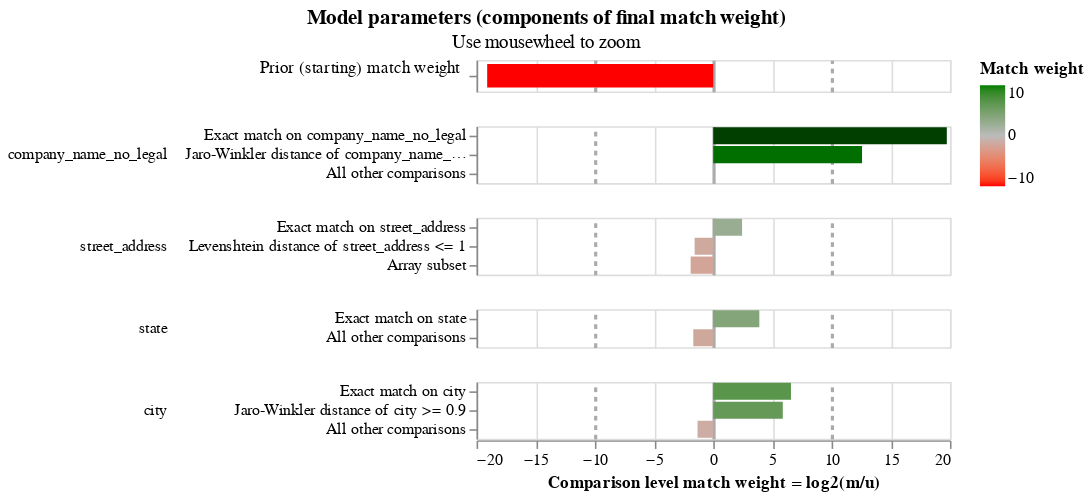

The code cell stored with this chart in its notebook:
### Code cell
linker.visualisations.match_weights_chart()

### Figure 1 — Vega-Lite specification as saved in the notebook (floating-point values rounded to 4 significant figures)
{"config": {"view": {"continuousWidth": 300, "continuousHeight": 300, "discreteHeight": 60, "discreteWidth": 400}, "header": {"title": null}, "mark": {"tooltip": null}, "title": {"anchor": "middle"}}, "vconcat": [{"mark": {"type": "bar", "clip": true, "height": 15}, "encoding": {"color": {"field": "log2_bayes_factor", "scale": {"domain": [-10, 0, 10], "interpolate": "lab", "range": ["red", "#bbbbbb", "green"]}, "title": "Match weight", "type": "quantitative"}, "tooltip": [{"field": "comparison_name", "title": "Comparison name", "type": "nominal"}, {"field": "probability_two_random_records_match", "format": ".4f", "title": "Probability two random records match", "type": "nominal"}, {"field": "log2_bayes_factor", "format": ",.4f", "title": "Equivalent match weight", "type": "quantitative"}, {"field": "bayes_factor_description", "title": "Match weight description", "type": "nominal"}], "x": {"axis": {"domain": false, "gridColor": {"condition": {"test": "abs(datum.value / 10)  <= 1 & datum.value % 10 === 0", "value": "#aaa"}, "value": "#ddd"}, "gridDash": {"condition": {"test": "abs(datum.value / 10) == 1", "value": [3]}, "value": null}, "gridWidth": {"condition": {"test": "abs(datum.value / 10)  <= 1 & datum.value % 10 === 0", "value": 2}, "value": 1}, "labels": false, "ticks": false, "title": ""}, "field": "log2_bayes_factor", "scale": {"domain": [-20, 20]}, "type": "quantitative"}, "y": {"axis": {"title": "Prior (starting) match weight", "titleAlign": "right", "titleAngle": 0, "titleFontWeight": "normal"}, "field": "label_for_charts", "sort": {"field": "comparison_vector_value", "order": "descending"}, "type": "nominal"}}, "height": 20, "transform": [{"filter": "(datum.comparison_name == 'probability_two_random_records_match')"}]}, {"mark": {"type": "bar", "clip": true}, "encoding": {"color": {"field": "log2_bayes_factor", "scale": {"domain": [-10, 0, 10], "interpolate": "lab", "range": ["red", "#bbbbbb", "green"]}, "title": "Match weight", "type": "quantitative"}, "row": {"field": "comparison_name", "header": {"labelAlign": "left", "labelAnchor": "middle", "labelAngle": 0}, "sort": {"field": "comparison_sort_order"}, "type": "nominal"}, "tooltip": [{"field": "comparison_name", "title": "Comparison name", "type": "nominal"}, {"field": "label_for_charts", "title": "Label", "type": "ordinal"}, {"field": "sql_condition", "title": "SQL condition", "type": "nominal"}, {"field": "m_probability", "format": ".10~g", "title": "M probability", "type": "quantitative"}, {"field": "u_probability", "format": ".10~g", "title": "U probability", "type": "quantitative"}, {"field": "bayes_factor", "format": ",.6f", "title": "Bayes factor = m/u", "type": "quantitative"}, {"field": "log2_bayes_factor", "format": ".4~g", "title": "Match weight = log2(m/u)", "type": "quantitative"}, {"field": "bayes_factor_description", "title": "Match weight description", "type": "nominal"}, {"field": "m_probability_description", "title": "m probability description", "type": "nominal"}, {"field": "u_probability_description", "title": "u probability description", "type": "nominal"}], "x": {"axis": {"gridColor": {"condition": {"test": "abs(datum.value / 10)  <= 1 & datum.value % 10 === 0", "value": "#aaa"}, "value": "#ddd"}, "gridDash": {"condition": {"test": "abs(datum.value / 10) == 1", "value": [3]}, "value": null}, "gridWidth": {"condition": {"test": "abs(datum.value / 10)  <= 1 & datum.value % 10 === 0", "value": 2}, "value": 1}, "title": "Comparison level match weight = log2(m/u)"}, "field": "log2_bayes_factor", "scale": {"domain": [-20, 20]}, "type": "quantitative"}, "y": {"axis": {"title": null}, "field": "label_for_charts", "sort": {"field": "comparison_vector_value", "order": "descending"}, "type": "nominal"}}, "height": {"step": 12}, "resolve": {"axis": {"y": "independent"}, "scale": {"y": "independent"}}, "transform": [{"filter": "(datum.comparison_name != 'probability_two_random_records_match')"}]}], "data": {"name": "data-486b54dc4323abf2383382ed2927fd87"}, "params": [{"name": "mouse_zoom", "select": {"type": "interval", "encodings": ["x"]}, "bind": "scales", "views": []}], "resolve": {"axis": {"y": "independent"}, "scale": {"y": "independent"}}, "title": {"text": "Model parameters (components of final match weight)", "subtitle": "Use mousewheel to zoom"}, "$schema": "https://vega.github.io/schema/vega-lite/v5.9.3.json", "datasets": {"data-486b54dc4323abf2383382ed2927fd87": [{"comparison_name": "probability_two_random_records_match", "sql_condition": null, "label_for_charts": "", "m_probability": null, "u_probability": null, "m_probability_description": null, "u_probability_description": null, "has_tf_adjustments": false, "tf_adjustment_column": null, "tf_adjustment_weight": null, "is_null_level": false, "bayes_factor": 1.777e-06, "log2_bayes_factor": -19.1, "comparison_vector_value": 0, "max_comparison_vector_value": 0, "bayes_factor_description": "The probability that two random records drawn at random match is 0.000 or one in  562,858.4 records.This is equivalent to a starting match weight of -19.102.", "probability_two_random_records_match": 1.777e-06, "comparison_sort_order": -1}, {"comparison_name": "company_name_no_legal", "sql_condition": "\"company_name_no_legal_l\" = \"company_name_no_legal_r\"", "label_for_charts": "Exact match on company_name_no_legal", "m_probability": 1.0, "u_probability": 1.146e-06, "m_probability_description": "Amongst matching record comparisons, 100% of records (i.e. one in 1) are in the exact match on company_name_no_legal comparison level", "u_probability_description": "Amongst non-matching record comparisons, 0.0001146% of records (i.e. one in 872,346) are in the exact match on company_name_no_legal comparison level", "has_tf_adjustments": true, "tf_adjustment_column": "company_name_no_legal", "tf_adjustment_weight": 1.0, "is_null_level": false, "bayes_factor": 872300.0, "log2_bayes_factor": 19.73, "comparison_vector_value": 2, "max_comparison_vector_value": 2, "bayes_factor_description": "If comparison level is `exact match on company_name_no_legal` then comparison is 872,346 times more likely to be a match", "probability_two_random_records_match": 1.777e-06, "comparison_sort_order": 0}, {"comparison_name": "company_name_no_legal", "sql_condition": "jaro_winkler_similarity(\"company_name_no_legal_l\", \"company_name_no_legal_r\") >= 0.95", "label_for_charts": "Jaro-Winkler distance of company_name_no_legal >= 0.95", "m_probability": 0.002225, "u_probability": 3.656e-07, "m_probability_description": "Amongst matching record comparisons, 0.2225% of records (i.e. one in 449) are in the jaro-winkler distance of company_name_no_legal >= 0.95 comparison level", "u_probability_description": "Amongst non-matching record comparisons, 3.656e-05% of records (i.e. one in 2,734,922) are in the jaro-winkler distance of company_name_no_legal >= 0.95 comparison level", "has_tf_adjustments": false, "tf_adjustment_column": null, "tf_adjustment_weight": 1.0, "is_null_level": false, "bayes_factor": 6086.0, "log2_bayes_factor": 12.57, "comparison_vector_value": 1, "max_comparison_vector_value": 2, "bayes_factor_description": "If comparison level is `jaro-winkler distance of company_name_no_legal >= 0.95` then comparison is 6,086 times more likely to be a match", "probability_two_random_records_match": 1.777e-06, "comparison_sort_order": 0}, {"comparison_name": "company_name_no_legal", "sql_condition": "ELSE", "label_for_charts": "All other comparisons", "m_probability": 0.986, "u_probability": 1.0, "m_probability_description": "Amongst matching record comparisons, 98.6% of records (i.e. one in 1.014) are in the all other comparisons comparison level", "u_probability_description": "Amongst non-matching record comparisons, 100% of records (i.e. one in 1) are in the all other comparisons comparison level", "has_tf_adjustments": false, "tf_adjustment_column": null, "tf_adjustment_weight": 1.0, "is_null_level": false, "bayes_factor": 0.986, "log2_bayes_factor": -0.02037, "comparison_vector_value": 0, "max_comparison_vector_value": 2, "bayes_factor_description": "If comparison level is `all other comparisons` then comparison is 1.014 times less likely to be a match", "probability_two_random_records_match": 1.777e-06, "comparison_sort_order": 0}, {"comparison_name": "street_address", "sql_condition": "\"street_address_l\" = \"street_address_r\"", "label_for_charts": "Exact match on street_address", "m_probability": 0.7549, "u_probability": 0.1396, "m_probability_description": "Amongst matching record comparisons, 75.49% of records (i.e. one in 1.325) are in the exact match on street_address comparison level", "u_probability_description": "Amongst non-matching record comparisons, 13.96% of records (i.e. one in 7.163) are in the exact match on street_address comparison level", "has_tf_adjustments": false, "tf_adjustment_column": null, "tf_adjustment_weight": 1.0, "is_null_level": false, "bayes_factor": 5.407, "log2_bayes_factor": 2.435, "comparison_vector_value": 2, "max_comparison_vector_value": 2, "bayes_factor_description": "If comparison level is `exact match on street_address` then comparison is 5.407 times more likely to be a match", "probability_two_random_records_match": 1.777e-06, "comparison_sort_order": 1}, {"comparison_name": "street_address", "sql_condition": "levenshtein(\"street_address_l\", \"street_address_r\") <= 1", "label_for_charts": "Levenshtein distance of street_address <= 1", "m_probability": 0.07843, "u_probability": 0.2336, "m_probability_description": "Amongst matching record comparisons, 7.843% of records (i.e. one in 12.75) are in the levenshtein distance of street_address <= 1 comparison level", "u_probability_description": "Amongst non-matching record comparisons, 23.36% of records (i.e. one in 4.28) are in the levenshtein distance of street_address <= 1 comparison level", "has_tf_adjustments": false, "tf_adjustment_column": null, "tf_adjustment_weight": 1.0, "is_null_level": false, "bayes_factor": 0.3357, "log2_bayes_factor": -1.575, "comparison_vector_value": 1, "max_comparison_vector_value": 2, "bayes_factor_description": "If comparison level is `levenshtein distance of street_address <= 1` then comparison is 2.979 times less likely to be a match", "probability_two_random_records_match": 1.777e-06, "comparison_sort_order": 1}, {"comparison_name": "street_address", "sql_condition": "LEAST(ARRAY_LENGTH(\"street_address_list_l\"), ARRAY_LENGTH(\"street_address_list_r\")) <> 0 AND ARRAY_LENGTH(ARRAY_INTERSECT(\"street_address_list_l\", \"street_address_list_r\")) = LEAST(ARRAY_LENGTH(\"street_address_list_l\"), ARRAY_LENGTH(\"street_address_list_r\"))", "label_for_charts": "Array subset", "m_probability": 0.1667, "u_probability": 0.6268, "m_probability_description": "Amongst matching record comparisons, 16.67% of records (i.e. one in 6) are in the array subset comparison level", "u_probability_description": "Amongst non-matching record comparisons, 62.68% of records (i.e. one in 1.596) are in the array subset comparison level", "has_tf_adjustments": false, "tf_adjustment_column": null, "tf_adjustment_weight": 1.0, "is_null_level": false, "bayes_factor": 0.2659, "log2_bayes_factor": -1.911, "comparison_vector_value": 0, "max_comparison_vector_value": 2, "bayes_factor_description": "If comparison level is `array subset` then comparison is 3.761 times less likely to be a match", "probability_two_random_records_match": 1.777e-06, "comparison_sort_order": 1}, {"comparison_name": "state", "sql_condition": "\"state_l\" = \"state_r\"", "label_for_charts": "Exact match on state", "m_probability": 0.704, "u_probability": 0.04739, "m_probability_description": "Amongst matching record comparisons, 70.4% of records (i.e. one in 1.42) are in the exact match on state comparison level", "u_probability_description": "Amongst non-matching record comparisons, 4.739% of records (i.e. one in 21.1) are in the exact match on state comparison level", "has_tf_adjustments": true, "tf_adjustment_column": "state", "tf_adjustment_weight": 1.0, "is_null_level": false, "bayes_factor": 14.86, "log2_bayes_factor": 3.893, "comparison_vector_value": 1, "max_comparison_vector_value": 1, "bayes_factor_description": "If comparison level is `exact match on state` then comparison is 14.86 times more likely to be a match", "probability_two_random_records_match": 1.777e-06, "comparison_sort_order": 2}, {"comparison_name": "state", "sql_condition": "ELSE", "label_for_charts": "All other comparisons", "m_probability": 0.296, "u_probability": 0.9526, "m_probability_description": "Amongst matching record comparisons, 29.6% of records (i.e. one in 3.379) are in the all other comparisons comparison level", "u_probability_description": "Amongst non-matching record comparisons, 95.26% of records (i.e. one in 1.05) are in the all other comparisons comparison level", "has_tf_adjustments": false, "tf_adjustment_column": null, "tf_adjustment_weight": 1.0, "is_null_level": false, "bayes_factor": 0.3107, "log2_bayes_factor": -1.686, "comparison_vector_value": 0, "max_comparison_vector_value": 1, "bayes_factor_description": "If comparison level is `all other comparisons` then comparison is 3.219 times less likely to be a match", "probability_two_random_records_match": 1.777e-06, "comparison_sort_order": 2}, {"comparison_name": "city", "sql_condition": "\"city_l\" = \"city_r\"", "label_for_charts": "Exact match on city", "m_probability": 0.5771, "u_probability": 0.006087, "m_probability_description": "Amongst matching record comparisons, 57.71% of records (i.e. one in 1.733) are in the exact match on city comparison level", "u_probability_description": "Amongst non-matching record comparisons, 0.6087% of records (i.e. one in 164) are in the exact match on city comparison level", "has_tf_adjustments": true, "tf_adjustment_column": "city", "tf_adjustment_weight": 1.0, "is_null_level": false, "bayes_factor": 94.81, "log2_bayes_factor": 6.567, "comparison_vector_value": 2, "max_comparison_vector_value": 2, "bayes_factor_description": "If comparison level is `exact match on city` then comparison is 94.81 times more likely to be a match", "probability_two_random_records_match": 1.777e-06, "comparison_sort_order": 3}, {"comparison_name": "city", "sql_condition": "jaro_winkler_similarity(\"city_l\", \"city_r\") >= 0.9", "label_for_charts": "Jaro-Winkler distance of city >= 0.9", "m_probability": 0.02716, "u_probability": 0.0004625, "m_probability_description": "Amongst matching record comparisons, 2.716% of records (i.e. one in 36.83) are in the jaro-winkler distance of city >= 0.9 comparison level", "u_probability_description": "Amongst non-matching record comparisons, 0.04625% of records (i.e. one in 2,162) are in the jaro-winkler distance of city >= 0.9 comparison level", "has_tf_adjustments": false, "tf_adjustment_column": null, "tf_adjustment_weight": 1.0, "is_null_level": false, "bayes_factor": 58.71, "log2_bayes_factor": 5.876, "comparison_vector_value": 1, "max_comparison_vector_value": 2, "bayes_factor_description": "If comparison level is `jaro-winkler distance of city >= 0.9` then comparison is 58.71 times more likely to be a match", "probability_two_random_records_match": 1.777e-06, "comparison_sort_order": 3}, {"comparison_name": "city", "sql_condition": "ELSE", "label_for_charts": "All other comparisons", "m_probability": 0.3958, "u_probability": 0.9935, "m_probability_description": "Amongst matching record comparisons, 39.58% of records (i.e. one in 2.527) are in the all other comparisons comparison level", "u_probability_description": "Amongst non-matching record comparisons, 99.35% of records (i.e. one in 1.007) are in the all other comparisons comparison level", "has_tf_adjustments": false, "tf_adjustment_column": null, "tf_adjustment_weight": 1.0, "is_null_level": false, "bayes_factor": 0.3984, "log2_bayes_factor": -1.328, "comparison_vector_value": 0, "max_comparison_vector_value": 2, "bayes_factor_description": "If comparison level is `all other comparisons` then comparison is 2.51 times less likely to be a match", "probability_two_random_records_match": 1.777e-06, "comparison_sort_order": 3}]}}
